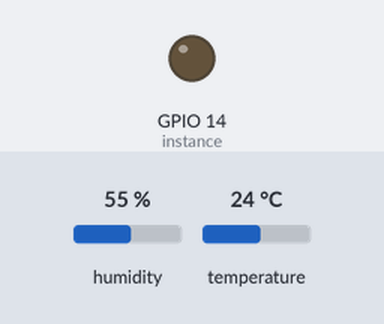
A program run on a simulated Raspberry Pi (BCM pin numbers). On the bench: output pins drawn as LEDs (lit = HIGH). Inputs (shaded band) come from the test bench; at power-on: humidity 55 %, temperature 24 °C. The clock reads 2024-03-15 10:24:30 at power-on unless the program sets it; files the program writes start out absent; library files of the repository ran but are not shown: dht11.py; what the program prints to the terminal is not drawn. At 0.1 s the program stops and its outputs stay as they are.

Above: at 0.1 s.
Timing chart, 0 to 1.6 s (numbered marks = the images above):
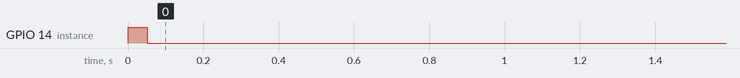

Measured:
- by itself, GPIO 14 (instance): LOW → HIGH at 0.00 s, → LOW 0.05 s later

The program:

dh11_sqlite.py
```python
# -*- coding: utf-8 -*-
import RPi.GPIO as GPIO
import sqlite3
import dht11
import time
import datetime

# initialize GPIO
GPIO.setwarnings(False)
GPIO.setmode(GPIO.BCM)
GPIO.cleanup()

# read data using pin 14
instance = dht11.DHT11(pin=14)

while True:
    result = instance.read()
    if result.is_valid():
        TIME = str(datetime.datetime.now())
        TEMP = result.temperature
        HUMID =  result.humidity
        #以下のプリントは無くても良い。
        print("Last valid input: " + TIME)
        print("Temperature: %d C" % TEMP)
        print("Humidity: %d %%" % HUMID)
        #データが取れたのでブレイクしてSQLiteに保存
        break;

# SQLiteのデータベースの名前と保管場所を指定。
#このコードはdht11.pyと同じ場所に置く必要があります。DBも同じ場所にしてみました。
dbname = '/home/pi/DHT11_Python/dht11_1.db'
# データベース内のテーブルの名前
dbtable = 'sensor1'
# SQLiteへの接続
conn = sqlite3.connect(dbname)
c = conn.cursor()

# SQLiteにテーブルがあるかどうか確認するクエリ
checkdb = conn.execute("SELECT * FROM sqlite_master WHERE type='table' and name='%s'" % dbtable)
# もしテーブルがなかったら新規でテーブルを作成する
if checkdb.fetchone() == None:
    # ID、タイムスタンプ、温度、湿度の4列のテーブルを作成するクエリを作成。IDは自動附番。
    create_table = '''create table ''' + dbtable + '''(id integer primary key autoincrement, timestamp varchar(20),
                  temp real, humid real)'''
    # クエリを実行
    c.execute(create_table)
    # 変更を保存する
    conn.commit()

# SQL文に値をセットする場合は，Pythonのformatメソッドなどは使わずに，
# セットしたい場所に?を記述し，executeメソッドの第2引数に?に当てはめる値を
# タプルで渡す．
# 温度、湿度、タイムスタンプを保存。
sql = 'insert into sensor1 (timestamp, temp, humid) values (?,?,?)'
data= (TIME, TEMP, HUMID)
c.execute(sql, data)
conn.commit()

#接続を切る
conn.close()
```
